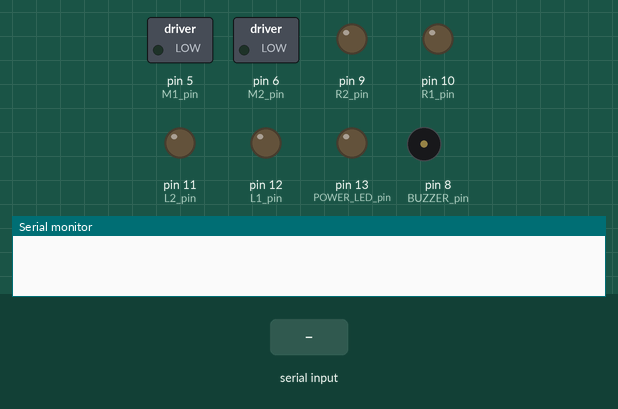
A sketch run on a simulated Arduino Uno, built with avr-gcc and run on an emulated ATmega328P. Parts: switched loads named in the sketch (green lamp = pin HIGH), output pins drawn as LEDs (lit = HIGH), buzzer (waves = sounding, pin HIGH), the last lines printed to the serial monitor. Inputs (shaded band) come from the test bench.

Above: at 1.2 s.
1.3 s: "1" received over Serial
At 2.4 s:
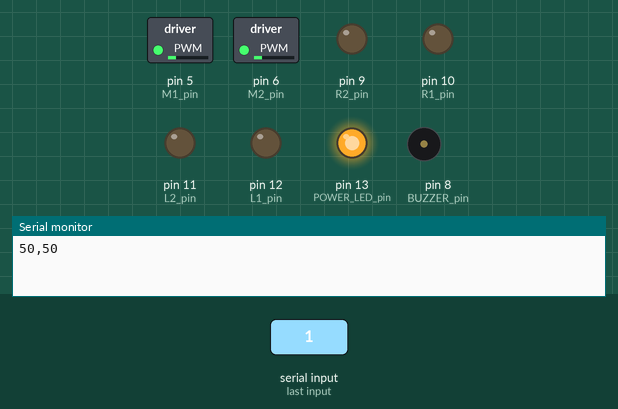
2.8 s: byte 120 ('x') received over Serial
At 3.5 s:
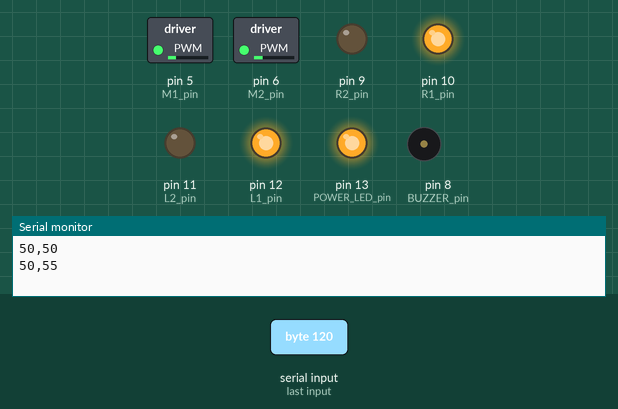
4.3 s: "+" received over Serial
At 4.7 s:
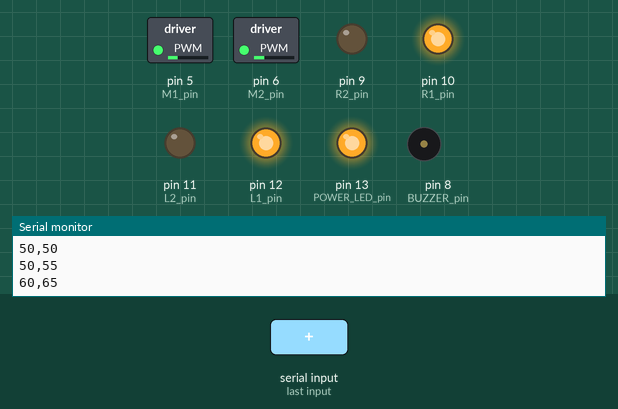
5.8 s: "t" received over Serial
At 7.0 s:
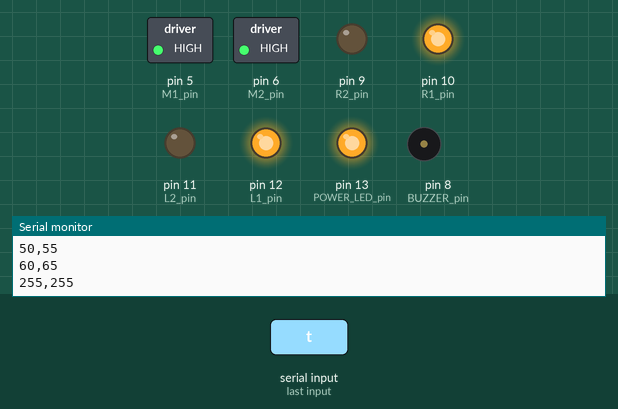
7.3 s: "y" received over Serial
At 8.2 s:
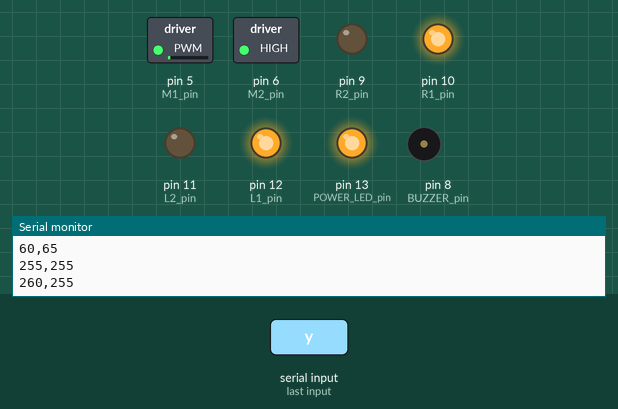
8.8 s: "0" received over Serial
At 9.3 s:
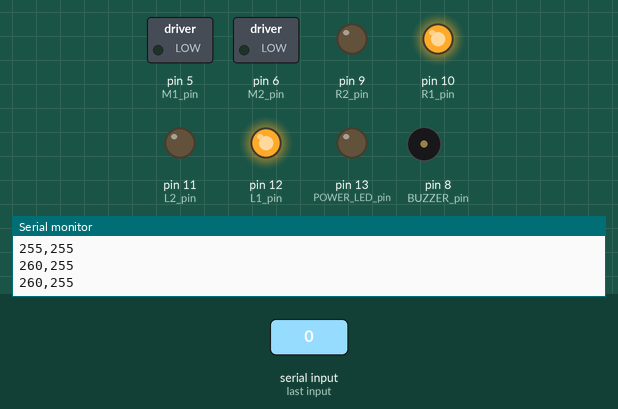
Timing chart, 0 to 11.3 s (numbered marks = the images above; inputs shaded):
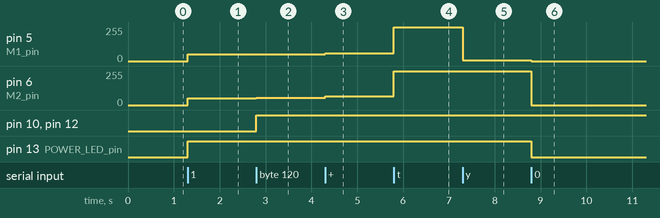

The sketch:

MOTOR_Control.ino
```cpp
#include <Timer.h>
#define M1_pin 5 // Rifgt ENB
#define M2_pin 6 // Left ENA
#define L1_pin 12 // IN1 F
#define L2_pin 11 // IN2 B
#define R1_pin 10  // IN3 F
#define R2_pin 9 // IN4 B
#define BUZZER_pin 8
#define POWER_LED_pin 13

boolean forward = true;
boolean power_enabled = false;
int default_power = 50;
int right_power = default_power;
int left_power = default_power;
int delta = 5;
Timer t; // 宣告 Timer 物件

void setup() {
  Serial.begin(57600);
  pinMode(POWER_LED_pin, OUTPUT);
  pinMode(L1_pin, OUTPUT);
  pinMode(L2_pin, OUTPUT);
  pinMode(R1_pin, OUTPUT);
  pinMode(R2_pin, OUTPUT);
  pinMode(BUZZER_pin, OUTPUT);
  t.every(0, car);
  t.every(0, backBuzeer);
}

void loop() {
  t.update();
}

void car() {
  char c = Serial.read();
  switch (c) {
    case '1':
      power_enabled = true;
      forward = true;
      digitalWrite(POWER_LED_pin, HIGH);
      right_power = default_power;
      left_power = default_power;
      analogWrite(M1_pin, right_power);
      analogWrite(M2_pin, left_power);
      printPower();
      break;
    case '0':
      power_enabled = false;
      digitalWrite(POWER_LED_pin, LOW);
      analogWrite(M1_pin, 0);
      analogWrite(M2_pin, 0);
      printPower();
      break;
    case '+':
      if (!power_enabled) break;
      right_power = addPower(right_power);
      left_power = addPower(left_power);
      wheelControl();
      printPower();
      break;
    case '-':
      if (!power_enabled) break;
      right_power = subPower(right_power);
      left_power = subPower(left_power);
      wheelControl();
      printPower();
      break;
    case 'f':
      if (!power_enabled) break;
      forward = true;
      wheelControl();
      printPower();
      break;
    case 'b':
      if (!power_enabled) break;
      forward = false;
      wheelControl();
      printPower();
      break;
    case 't':
      if (!power_enabled) break;
      right_power = 255;
      left_power = 255;
      wheelControl();
      printPower();
      break;
    case 'r':
      if (!power_enabled) break;
      wheelControl();
      analogWrite(M1_pin, 0); // 右輪停止
      printPower();
      break;
    case 'l':
      if (!power_enabled) break;
      wheelControl();
      analogWrite(M2_pin, 0); // 左輪停止
      printPower();
      break;
    case 'y':
      if (!power_enabled) break;
      right_power += delta;
      wheelControl();
      printPower();
      break;
    case 'x':
      if (!power_enabled) break;
      left_power += delta;
      wheelControl();
      printPower();
      break;
  }

}

void backBuzeer() {
  if (!power_enabled) return;
  if(forward) {
    digitalWrite(POWER_LED_pin, HIGH);
    return;
  }
  digitalWrite(BUZZER_pin, HIGH);
  digitalWrite(POWER_LED_pin, HIGH);
  delay(1000);
  digitalWrite(BUZZER_pin, LOW);
  digitalWrite(POWER_LED_pin, LOW);
  delay(1000);
}

int addPower(int power) {
  power += 10;
  return power > 255 ? 255 : power;
}

int subPower(int power) {
  power -= 10;
  return power < 0 ? 0 : power;
}

void wheelControl() {

  analogWrite(M1_pin, right_power);
  analogWrite(M2_pin, left_power);

  if (forward) {
    digitalWrite(L1_pin, HIGH);
    digitalWrite(L2_pin, LOW);
    digitalWrite(R1_pin, HIGH);
    digitalWrite(R2_pin, LOW);
  } else {
    digitalWrite(L1_pin, LOW);
    digitalWrite(L2_pin, HIGH);
    digitalWrite(R1_pin, LOW);
    digitalWrite(R2_pin, HIGH);
  }
}

void printPower() {
  Serial.print(right_power);
  Serial.print(",");
  Serial.println(left_power);
}
```

Measured:
- after the input at 1.3 s, pin 5 (M1_pin), pin 6 (M2_pin): 0/255 → 50/255 at once; pin 13 (POWER_LED_pin): LOW → HIGH at once
- after the input at 2.8 s, pin 6 (M2_pin): 50/255 → 55/255 at once; pin 10 (R1_pin), pin 12 (L1_pin): LOW → HIGH at once
- after the input at 4.3 s, pin 5 (M1_pin): 50/255 → 60/255 at once; pin 6 (M2_pin): 55/255 → 65/255 at once
- after the input at 5.8 s, pin 5 (M1_pin): 60/255 → 255/255 at once; pin 6 (M2_pin): 65/255 → 255/255 at once
- after the input at 7.3 s, pin 5 (M1_pin): 255/255 → 4/255 at once
- after the input at 8.8 s, pin 5 (M1_pin): 4/255 → 0/255 at once; pin 6 (M2_pin): 255/255 → 0/255 at once; pin 13 (POWER_LED_pin): HIGH → LOW at once
